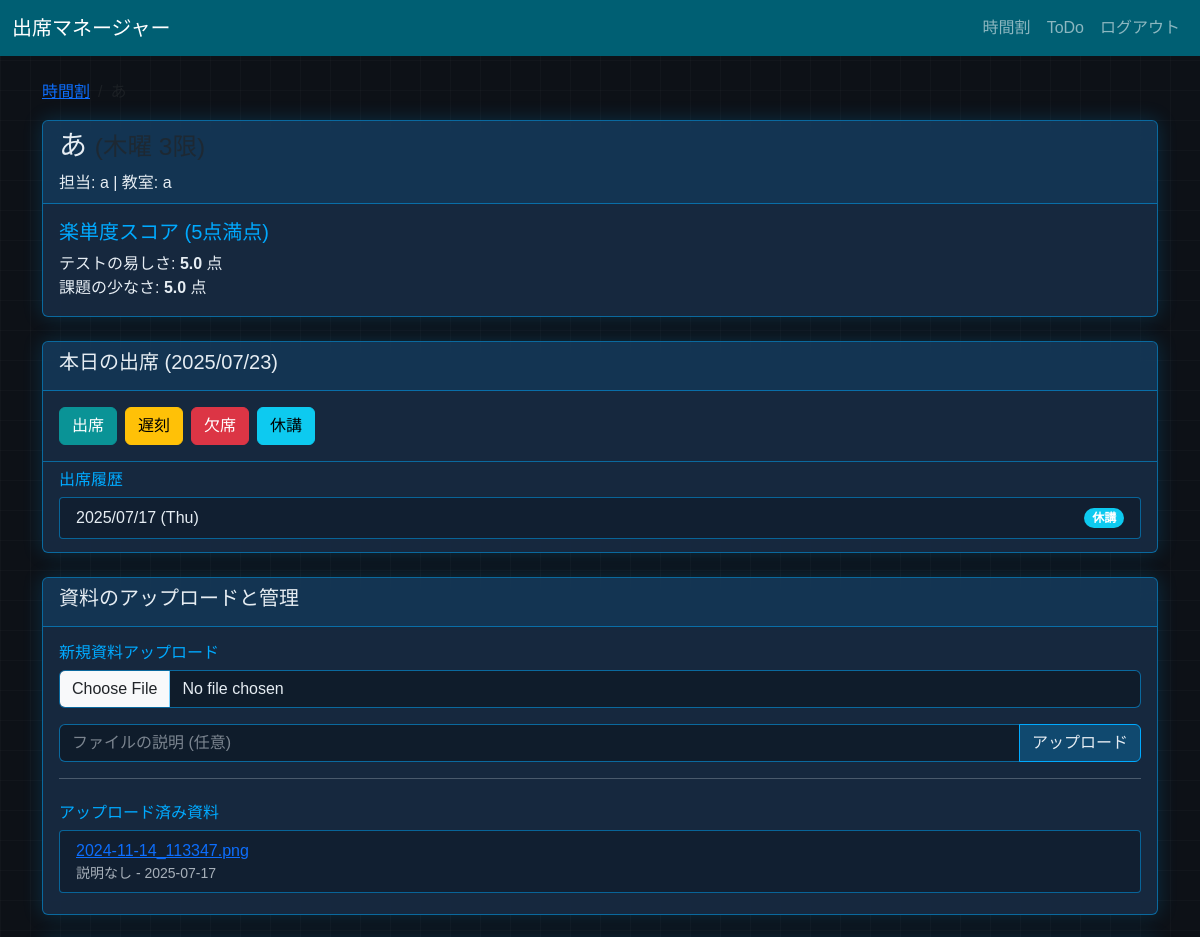
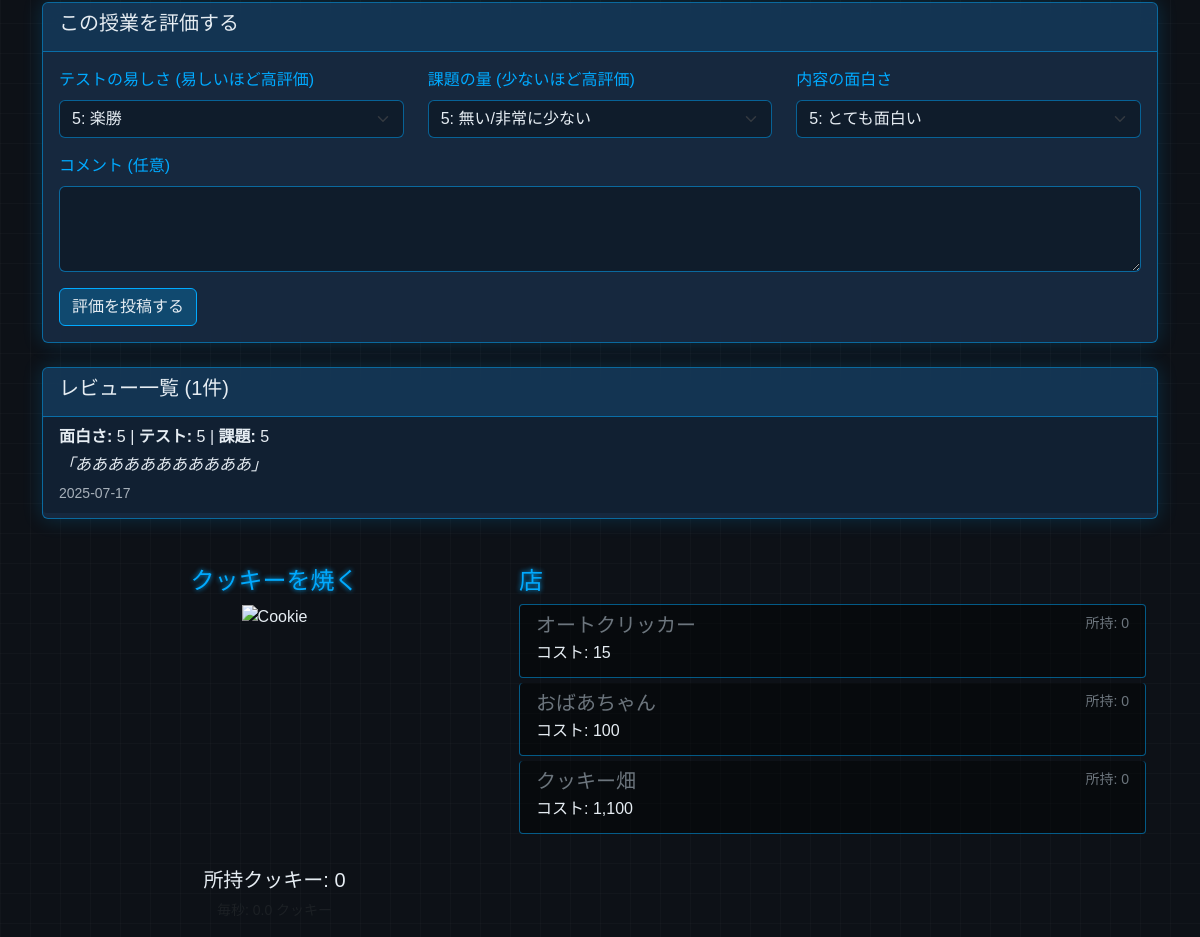
Page /attendance/2 (signed in) on the committed database (2 pictures, top to bottom).
### models.py (models this page shows)
class Class(db.Model):
    id = db.Column(db.Integer, primary_key=True)
    user_id = db.Column(db.Integer, db.ForeignKey('user.id'), nullable=False)
    name = db.Column(db.String(100), nullable=False)
    teacher = db.Column(db.String(100))
    room = db.Column(db.String(100))
    period = db.Column(db.Integer, nullable=False) # 1-5限など
    day_of_week = db.Column(db.Integer, nullable=False) # 0:月, 1:火, ...
    attendances = db.relationship('Attendance', backref='class_obj', lazy=True, cascade="all, delete-orphan")
    reviews = db.relationship('Review', backref='class_obj', lazy=True, cascade="all, delete-orphan")
    materials = db.relationship('Material', backref='class_obj', lazy=True, cascade="all, delete-orphan") # この行を追加

class Attendance(db.Model):
    id = db.Column(db.Integer, primary_key=True)
    class_id = db.Column(db.Integer, db.ForeignKey('class.id'), nullable=False)
    date = db.Column(db.Date, nullable=False)
    status = db.Column(db.String(10), nullable=False) # '出席', '欠席', '遅刻', '休講'

class Material(db.Model):
    id = db.Column(db.Integer, primary_key=True)
    class_id = db.Column(db.Integer, db.ForeignKey('class.id'), nullable=False)
    filename = db.Column(db.String(200), nullable=False) # 保存するファイル名
    description = db.Column(db.String(200), nullable=True) # ファイルの説明（任意）
    uploaded_at = db.Column(db.DateTime, default=db.func.now())

class Review(db.Model):
    id = db.Column(db.Integer, primary_key=True)
    class_id = db.Column(db.Integer, db.ForeignKey('class.id'), nullable=False)
    difficulty = db.Column(db.Integer, nullable=False) # テストの難易度 (5段階)
    assignments = db.Column(db.Integer, nullable=False) # 課題の量 (5段階)
    interest = db.Column(db.Integer, nullable=False) # 内容の面白さ (5段階)
    comment = db.Column(db.Text, nullable=True) # コメント
    created_at = db.Column(db.DateTime, default=db.func.now()) # 投稿日時

### app.py (the view, shortened to what this page needs)
@app.route('/attendance/<int:class_id>', methods=['GET', 'POST'])
@login_required
def attendance(class_id):
    target_class = Class.query.get_or_404(class_id)
    if target_class.user_id != current_user.id:
        return redirect(url_for('timetable'))
    attendances = Attendance.query.filter_by(class_id=class_id).order_by(Attendance.date.desc()).all()
    reviews = Review.query.filter_by(class_id=class_id).order_by(Review.created_at.desc()).all()
    avg_scores = {'difficulty': 0, 'assignments': 0}
    if reviews:
        avg_scores['difficulty'] = sum(r.difficulty for r in reviews) / len(reviews)
        avg_scores['assignments'] = sum(r.assignments for r in reviews) / len(reviews)
    materials = Material.query.filter_by(class_id=class_id).order_by(Material.uploaded_at.desc()).all()
    return render_template(
        'attendance.html',
        class_obj=target_class,
        attendances=attendances,
        today=date.today(),
        reviews=reviews,
        avg_scores=avg_scores,
        materials=materials # ★★★ 資料リストを渡す ★★★
    )

### app.py (called while the page is built)
@login_manager.user_loader
def load_user(user_id):
    return User.query.get(int(user_id))

### templates/attendance.html (shortened to what this page needs)
{% extends "base.html" %}
{% block content %}
<nav aria-label="breadcrumb">
  <ol class="breadcrumb">
    <li class="breadcrumb-item"><a href="{{ url_for('timetable') }}">時間割</a></li>
    <li class="breadcrumb-item active" aria-current="page">{{ class_obj.name }}</li>
  </ol>
</nav>
<div class="card mb-4">
    <div class="card-header">
        <h3>{{ class_obj.name }} <small class="text-muted">({{ ['月','火','水','木','金'][class_obj.day_of_week] }}曜 {{ class_obj.period }}限)</small></h3>
        <p class="mb-0">担当: {{ class_obj.teacher }} | 教室: {{ class_obj.room }}</p>
    </div>
    <div class="card-body">
      <h5 class="card-title">楽単度スコア (5点満点)</h5>
      {% if reviews %}
        <p class="mb-0">テストの易しさ: <strong>{{ "%.1f"|format(avg_scores.difficulty) }}</strong> 点</p>
        <p class="mb-0">課題の少なさ: <strong>{{ "%.1f"|format(avg_scores.assignments) }}</strong> 点</p>
      {% else %}
        <p class="text-muted">まだ評価がありません。</p>
      {% endif %}
    </div>
</div>
<div class="card mb-4">
    <div class="card-header">
        <h5>本日の出席 ({{ today.strftime('%Y/%m/%d') }})</h5>
    </div>
    <div class="card-body">
        <form method="POST" action="{{ url_for('attendance', class_id=class_obj.id) }}" class="d-flex gap-2 flex-wrap">
            <button type="submit" name="status" value="出席" class="btn btn-success">出席</button>
            <button type="submit" name="status" value="遅刻" class="btn btn-warning">遅刻</button>
            <button type="submit" name="status" value="欠席" class="btn btn-danger">欠席</button>
            <button type="submit" name="status" value="休講" class="btn btn-info">休講</button>
        </form>
    </div>
    <div class="card-footer">
        <h6>出席履歴</h6>
        <ul class="list-group">
            {% for att in attendances %}
            <li class="list-group-item d-flex justify-content-between align-items-center">
                {{ att.date.strftime('%Y/%m/%d (%a)') }}
                {% if att.status == '出席' %}
                    <span class="badge bg-success rounded-pill">{{ att.status }}</span>
                {% elif att.status == '遅刻' %}
                    <span class="badge bg-warning rounded-pill">{{ att.status }}</span>
                {% elif att.status == '欠席' %}
                    <span class="badge bg-danger rounded-pill">{{ att.status }}</span>
                {% else %}
                    <span class="badge bg-info rounded-pill">{{ att.status }}</span>
                {% endif %}
            </li>
            {% else %}
            <li class="list-group-item">まだ出席記録がありません。</li>
            {% endfor %}
        </ul>
    </div>
</div>
<div class="card mb-4">
  <div class="card-header">
    <h5>資料のアップロードと管理</h5>
  </div>
  <div class="card-body">
    <h6 class="card-title">新規資料アップロード</h6>
    <form method="POST" action="{{ url_for('attendance', class_id=class_obj.id) }}" enctype="multipart/form-data">
        <div class="input-group mb-3">
            <input type="file" class="form-control" name="material" required>
        </div>
        <div class="input-group mb-3">
            <input type="text" class="form-control" name="description" placeholder="ファイルの説明 (任意)">
            <button class="btn btn-primary" type="submit">アップロード</button>
        </div>
    </form>
    <hr>
    <h6 class="card-title mt-4">アップロード済み資料</h6>
    <ul class="list-group">
        {% for material in materials %}
            <li class="list-group-item">
                <a href="{{ url_for('uploaded_file', filename=material.filename) }}" target="_blank">{{ material.filename }}</a>
                <p class="text-muted small mb-0">{{ material.description or '説明なし' }} - {{ material.uploaded_at.strftime('%Y-%m-%d') }}</p>
            </li>
        {% else %}
            <li class="list-group-item">アップロードされた資料はありません。</li>
        {% endfor %}
    </ul>
  </div>
</div>
<div class="card mb-4">
  <div class="card-header">
    <h5>この授業を評価する</h5>
  </div>
  <div class="card-body">
    <form method="POST" action="{{ url_for('attendance', class_id=class_obj.id) }}">
      <div class="row mb-3">
        <div class="col-md-4">
          <label class="form-label">テストの易しさ (易しいほど高評価)</label>
          <select class="form-select" name="difficulty" required>
            <option value="5">5: 楽勝</option>
          </select>
        </div>
        <div class="col-md-4">
          <label class="form-label">課題の量 (少ないほど高評価)</label>
          <select class="form-select" name="assignments" required>
            <option value="5">5: 無い/非常に少ない</option>
          </select>
        </div>
        <div class="col-md-4">
          <label class="form-label">内容の面白さ</label>
          <select class="form-select" name="interest" required>
            <option value="5">5: とても面白い</option>
          </select>
        </div>
      </div>
      <div class="mb-3">
        <label for="comment" class="form-label">コメント (任意)</label>
        <textarea class="form-control" id="comment" name="comment" rows="3"></textarea>
      </div>
      <button type="submit" class="btn btn-primary">評価を投稿する</button>
    </form>
  </div>
</div>
<div class="card mb-4">
  <div class="card-header">
    <h5>レビュー一覧 ({{ reviews|length }}件)</h5>
  </div>
  <ul class="list-group list-group-flush">
    {% for review in reviews %}
      <li class="list-group-item">
        <p class="mb-1"><strong>面白さ:</strong> {{ review.interest }} | <strong>テスト:</strong> {{ review.difficulty }} | <strong>課題:</strong> {{ review.assignments }}</p>
        <p class="mb-1 fst-italic">「{{ review.comment or 'コメントはありません' }}」</p>
        <small class="text-muted">{{ review.created_at.strftime('%Y-%m-%d') }}</small>
      </li>
    {% else %}
      <li class="list-group-item">まだレビューがありません。</li>
    {% endfor %}
  </ul>
</div>
<div class="container mt-5">
    <div class="row">
        <div class="col-md-5 text-center">
            <h4>クッキーを焼く</h4>
            <div id="cookie-container">
                <img src="https://orteil.dashnet.org/cookieclicker/img/perfectCookie.png" alt="Cookie" id="cookie" draggable="false">
            </div>
            <p class="mt-2 h5">所持クッキー: <span id="cookie-count">0</span></p>
            <p class="text-muted small">毎秒: <span id="cps-count">0</span> クッキー</p>
        </div>
        <div class="col-md-7">
            <h4>店</h4>
            <div id="store" class="list-group">
                </div>
        </div>
    </div>
</div>
{% endblock %}

### static/css/style.css (style rules this page uses)
:root { --primary-color: #005f73; --secondary-color: #0a9396; --background-color: #e9d8a6; --light-background: #f8f9fa; --text-color: #343a40; --accent-color: #ee9b00; }
body { background-color: var(--light-background); color: var(--text-color); }
.btn-primary { background-color: var(--primary-color); border-color: var(--primary-color); }
.btn-success { background-color: var(--secondary-color); border-color: var(--secondary-color); }
:root { --futuristic-bg: #0d1117; --futuristic-glow-color: #00aaff; --futuristic-text-color: #e6edf3; --futuristic-glass-bg: rgba(26, 48, 77, 0.75); --futuristic-border-color: rgba(0, 170, 255, 0.5); }
body.futuristic-theme { background-color: var(--futuristic-bg); background-image: linear-gradient(rgba(255, 255, 255, 0.02) 1px, transparent 1px), linear-gradient(90deg, rgba(255, 255, 255, 0.02) 1px, transparent 1px); background-size: 30px 30px; font-family: 'Exo 2', sans-serif; color: var(--futuristic-text-color); }
.futuristic-theme h2, .futuristic-theme h4 { color: var(--futuristic-glow-color); text-shadow: 0 0 5px var(--futuristic-glow-color); }
.futuristic-theme .card { background-color: var(--futuristic-glass-bg); backdrop-filter: blur(10px); -webkit-backdrop-filter: blur(10px); border: 1px solid var(--futuristic-border-color); box-shadow: 0 0 20px rgba(0, 170, 255, 0.2); }
.futuristic-theme .card-header { background-color: rgba(0, 170, 255, 0.1); border-bottom: 1px solid var(--futuristic-border-color); color: var(--futuristic-text-color); }
.futuristic-theme .form-label { color: var(--futuristic-glow-color); }
.futuristic-theme .form-control, .futuristic-theme .form-select { background-color: rgba(0, 0, 0, 0.3); border: 1px solid var(--futuristic-border-color); color: var(--futuristic-text-color); }
.futuristic-theme .btn-primary { background: rgba(0, 170, 255, 0.25); color: var(--futuristic-text-color); border: 1px solid var(--futuristic-glow-color); }
.futuristic-theme .list-group-item { background-color: rgba(0, 0, 0, 0.2); border-color: var(--futuristic-border-color); margin-bottom: 5px; border-radius: .25rem; }
.futuristic-theme .card-body { color: var(--futuristic-text-color); }
.futuristic-theme .card-body h5, .futuristic-theme .card-body h6 { color: var(--futuristic-glow-color); }
.futuristic-theme .list-group-item, .futuristic-theme .list-group-item p { color: var(--futuristic-text-color); }
.futuristic-theme .list-group-item .text-muted { color: var(--futuristic-text-color) !important; opacity: 0.7; }
.futuristic-theme .form-control::placeholder { color: var(--futuristic-text-color); opacity: 0.5; }
.futuristic-theme .card-footer { background-color: transparent; border-top: 1px solid var(--futuristic-border-color); }
.futuristic-theme .card-footer h6 { color: var(--futuristic-glow-color); }
.futuristic-theme .form-select option { background-color: var(--futuristic-bg); color: var(--futuristic-text-color); }
#cookie-container { position: relative; width: 256px; height: 256px; margin: 0 auto; }
#cookie { width: 100%; height: 100%; cursor: pointer; -webkit-user-select: none; user-select: none; transition: transform 0.1s ease-out; }

### templates/base.html (style rules this page uses)
body { background-color: #f8f9fa; }

### rows in the picture
Class: name "あ", teacher "a", room "a"
Attendance: date "2025/07/17 (Thu)", status "休講"
Material: filename "2024-11-14_113347.png", description "説明なし", uploaded_at "2025-07-17"
Review: interest "5", difficulty "5", assignments "5", comment "あああああああああああ", created_at "2025-07-17"

### other values in the picture
{{ "%.1f"|format(avg_scores.difficulty) }} "5.0"
{{ "%.1f"|format(avg_scores.assignments) }} "5.0"
{{ reviews|length }} "1"
